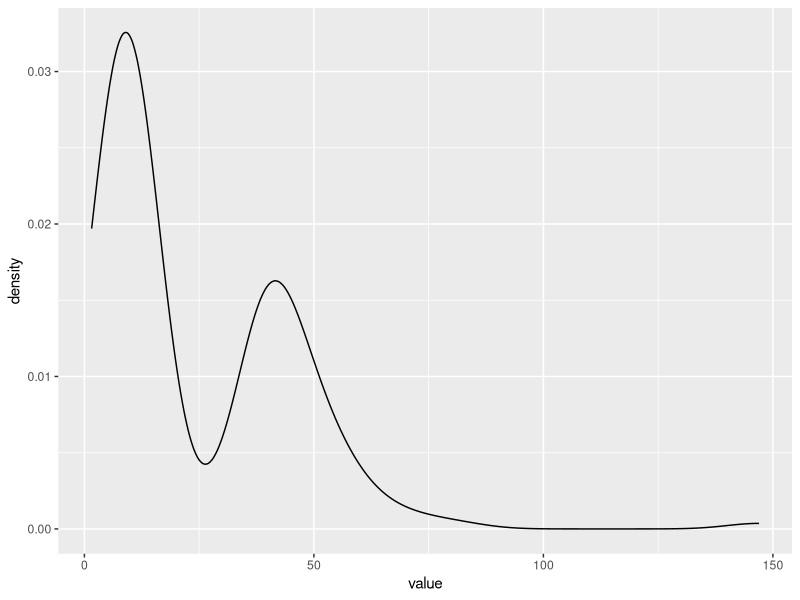
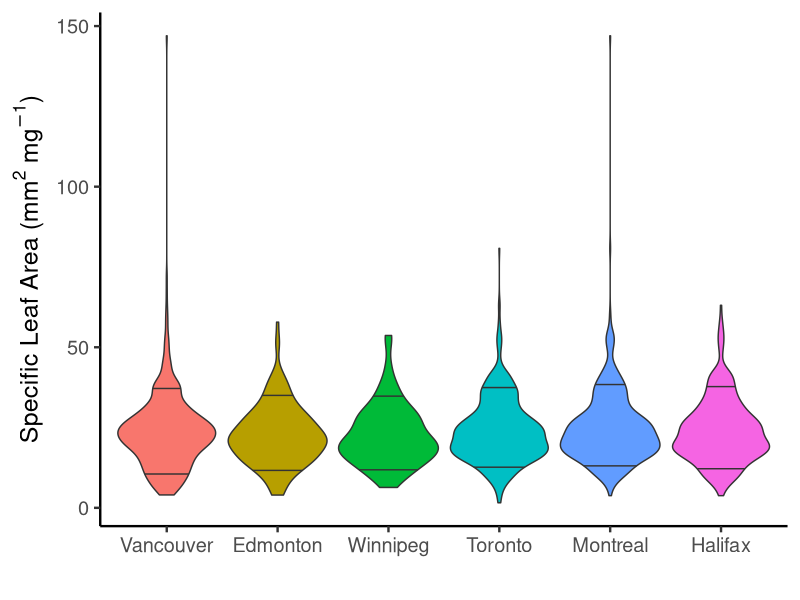
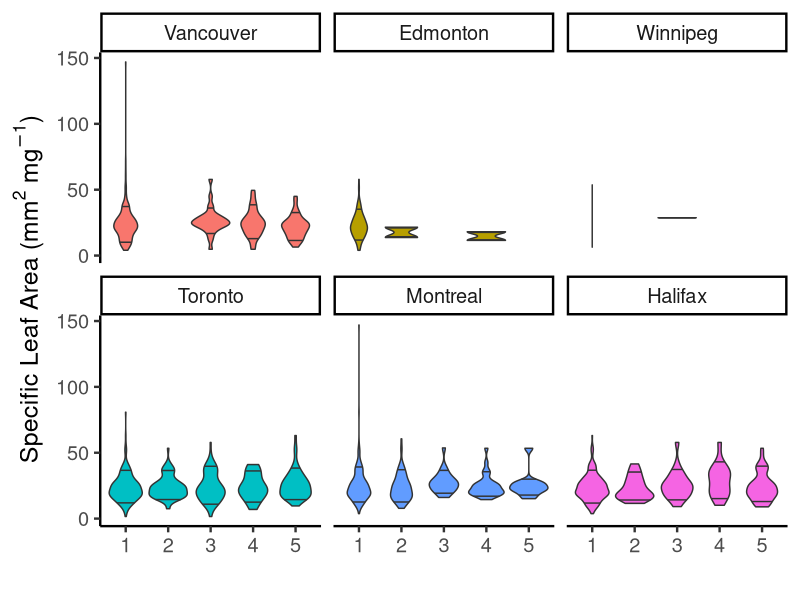

Write the R code that produced these figures, in order. (Note: this script raises an error after producing the figures.)
# Generate lists of weird species by city and overall. Weird species are species with trait values in the 5th and 9th percentile.
# At this point, only considering one trait: Leaf area per leaf dry mass (specific leaf area, SLA or 1/LMA): petiole excluded

library(dplyr)
library(ggplot2)

# read in species occurance + trait data and filter for traits of interest
species_traits <- read.csv("data/species_and_their_traits.csv", header = TRUE, stringsAsFactors = FALSE)

sla <- species_traits %>%
    select(-count) %>%
    filter(TraitName == "Leaf area per leaf dry mass (specific leaf area, SLA or 1/LMA): petiole excluded") %>%
    mutate(TraitName = "SLA") # Make the trait name easier to work with))

# have a quick peek at the data
sla$City <- factor(sla$City, levels = c("Vancouver", "Edmonton", "Winnipeg", "Toronto", "Montreal", "Halifax")) # reordering city names West to East

canada <- ggplot(sla, aes(x=value)) +
    geom_violin(draw_quantiles = c(0.10, 0.90)) +
    theme_classic(base_size=18)


cities <- ggplot(sla, aes(x=City, y=value, fill=City)) +
    #geom_violin(aes(x="All", y=value), inherit.aes = FALSE, draw_quantiles = c(0.10, 0.90)) +
    geom_violin(draw_quantiles = c(0.10, 0.90)) +
    theme_classic(base_size=18)


#cities + geom_jitter(shape = 1, position = position_jitter(0.2)) ### added jittered points to violin plot

cities$sla$City <- factor(cities$sla$City,
                          levels = c("Vancouver, Edmonton, Winnipeg, Toronto, Montreal, Halifax")) # put cities in order

# fancied up a bit

cities_fancy <- cities +
    theme(legend.position = "none") +
    labs(x = " ",
         y = expression(paste("Specific Leaf Area (mm"^2, " ", mg^-1, sep=")")))

ggsave("figures/sla_violins_ALL.png", plot=cities_fancy, width=16, height=9, units="in")


# quad violins
quads <- ggplot(sla, aes(x=as.factor(quadrat), y=value, fill=City)) +
    geom_violin(draw_quantiles = c(0.10, 0.90)) +
    facet_wrap("City") +
    theme_classic(base_size=18)


#cities + geom_jitter(shape = 1, position = position_jitter(0.2)) ### added jittered points to violin plot

cities$sla$City <- factor(cities$sla$City,
                          levels = c("Vancouver, Edmonton, Winnipeg, Toronto, Montreal, Halifax")) # put cities in order

# fancied up a bit

quads_fancy <- quads +
    theme(legend.position = "none") +
    labs(x = " ",
         y = expression(paste("Specific Leaf Area (mm"^2, " ", mg^-1, sep=")")))

ggsave("figures/sla_violins_quads.png", plot=quads_fancy, width=16, height=9, units="in")
# calculate percentiles

# pick low and high percentiles

lowp <- 0.10
highp <- 0.90

# GLOBALLY WEIRD
global_percentile <- quantile(sla$value, probs=c(lowp, highp))

global_weird <- sla %>%
    select(-City, -quadrat) %>%
    distinct() %>%
    filter(value < global_percentile[1] | value > global_percentile[2]) %>%
    arrange(value)

nrow(global_weird) # 158 globally weird species

# visual check - two humped?

ggplot(global_weird, aes(x=value)) +
    geom_density()

# write out globally weird
write.csv(global_weird, "analysis/canada_weird.csv", row.names = FALSE)

# GLOBAL NORMAL

mediansla <- median(sla$value)
global_normal <- sla %>%
    select(-City, -quadrat) %>%
    distinct() %>%
    mutate(diff = abs(mediansla - value)) %>%
    filter(diff==min(diff))

# most normal species, globally
# species TraitName    value diff
# 1   Senecio viscosus       SLA 22.46667    0
# 2 Sherardia arvensis       SLA 22.46667    0

# LOCALLY WEIRD

# calculate weirdness percentiles for each city
local_percentile <- sla %>%
    select(-quadrat) %>%
    group_by(City) %>%
    summarise(low=quantile(value, probs=lowp), high=quantile(value, probs=highp))

# get list of weird species in each city
local_weird <- sla %>%
    left_join(local_percentile) %>%
    filter(value < low | value > high) %>%
    select(-low, -high)

# counts of weird
local_weird %>%
    group_by(City) %>%
    summarise(weird=n())

# City      weird
# <chr>     <int>
#1 Edmonton     34
# 2 Halifax      72
# 3 Montreal    103
# 4 Toronto     109
# 5 Vancouver   102
# 6 Winnipeg     24

# visual check - two humped?

local_weird <- ggplot(local_weird, aes(x=value, fill=as.factor(City))) +
    geom_density(alpha=0.5) +
    theme_classic()

## fancied it up a bit

local_weird + theme(legend.title = element_blank()) +
    labs(y = "Density",
         x = expression(paste("Specific Leaf Area (mm"^2, " ", mg^-1, sep=")")))


# write out locally weird
write.csv(local_weird, "analysis/city_weird.csv", row.names = FALSE)

# HYPERLOCALLY WEIRD (quadrat)

hyperlocal_percentile <- sla %>%
    group_by(City, quadrat) %>%
    summarise(low=quantile(value, probs=lowp), high=quantile(value, probs=highp))

# get list of weird species in each quadrat
hyperlocal_weird <- sla %>%
    left_join(hyperlocal_percentile) %>%
    filter(value < low | value > high) %>%
    select(-low, -high)

# visual check - two humped?
ggplot(hyperlocal_weird, aes(x=value, fill=as.factor(City))) +
    geom_density(alpha=0.5) +
    facet_wrap("quadrat")

ggplot(hyperlocal_weird, aes(x=City, y=value, fill=City)) +
    geom_violin() +
    facet_wrap("quadrat")

# write out hyperlocally weird
write.csv(hyperlocal_weird, "analysis/quadrat_weird.csv", row.names = FALSE)


#####################################################################################################################
# Test section from Ben
#require(reshape2)

# I think This one is OK!
test <- sla %>%
    select(-TraitName, -quadrat) %>%
    group_by(City)

cityHist <- ggplot(test, aes(x = value, fill =  City)) +
    facet_wrap(~ City) +
    geom_histogram(position = "stack", bins = 50)


cityHist <- cityHist + theme_bw(base_size = 18) +
    theme(legend.position = "None") +
    labs(y = "Count",
         x = expression(paste("Specific Leaf Area (mm"^2, " ", mg^-1, sep=")")))

ggsave("figures/cityHist.png", plot=cityHist, width=16, height=9, units="in")


# Trying to make the 5 quadrat for each city (6x5 plots)
test <- sla %>%
    select(-TraitName) %>%
    group_by(City, quadrat)
#test <-  melt(test, value.name = "value")
tempDf <- data.frame(c("Edmonton","Edmonton","Winnipeg","Winnipeg"), c(3,5,4,5), c(NA,NA), c(NA,NA)) #added manualy empty rows for the missing quadrat so we have one city per columns and they are not mixed up
colnames(tempDf) <- colnames(test)
test <- rbind(test, tempDf)
test$City <- as.factor(test$City)
test$City <- factor(test$City, levels = c("Vancouver","Edmonton","Winnipeg","Toronto","Montreal","Halifax"))

allHist <- ggplot(test, aes(x = value, fill = City)) +
    facet_grid(quadrat ~ City) +
    geom_histogram(bins = 50)

allHist <- allHist + theme_bw(base_size = 18) +
    theme(legend.position = "None") +
    labs(y = "Count",
         x = expression(paste("Specific Leaf Area (mm"^2, " ", mg^-1, sep=")")))
ggsave("figures/quadratHist.png", plot=allHist, width=16, height=9, units="in")


# Sampling effort. Don't know if we can say this is sampling effort, but thought it was worth showing how many obs. we had per city
sampEff <- sla %>%
    group_by(City) %>%
    count()

sampEff_plot <- ggplot(sampEff, aes(x = City, y = n, fill = City)) +
    geom_bar(stat = "identity")

sampEff_plot <- sampEff_plot + theme_classic(base_size = 18) +
    theme(legend.position = "none") +
    labs(x = " ",
         y = "Number of species")
ggsave("figures/sampling_spfig.png", plot=sampEff_plot, width=16, height=9, units="in")
